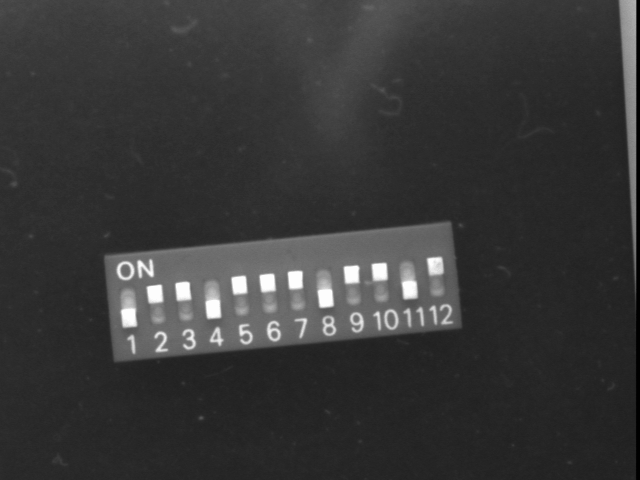
#> input picture OpenCV/img/dip_switch_02.bmp, 640 x 480 px
$ python demo5.py   (older library calls are emulated)
#> lines starting #> are read from the running program, lines starting #| are printed output that depends on the picture
import cv2
import numpy as np
from scipy import signal

#读取图片
src_s = cv2.imread('../img/dip_switch_02.bmp', 0)
#> src_s is the input picture: shape (480, 640); min 0, max 253, mean 55.8
#对图片进行反色
src = cv2.bitwise_not(src_s)
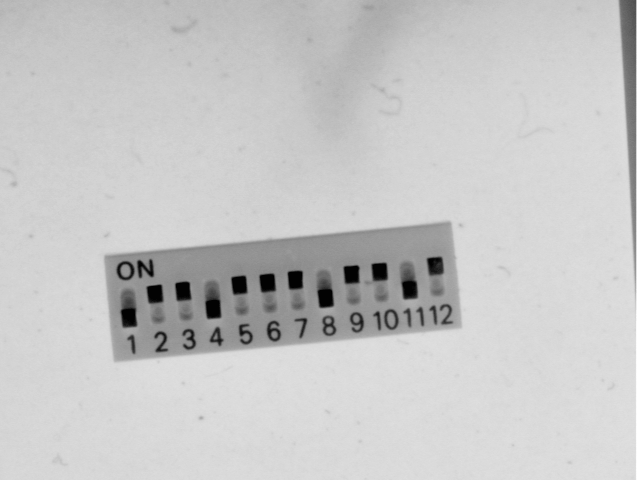
#> src: shape (480, 640); min 2, max 255, mean 199.2


# Sobel边缘检测算子
x = cv2.Sobel(src, cv2.CV_16S, 1, 0)
y = cv2.Sobel(src, cv2.CV_16S, 0, 1)
# cv2.convertScaleAbs(src[, dst[, alpha[, beta]]])
# 可选参数alpha是伸缩系数，beta是加到结果上的一个值，结果返回uint类型的图像
Scale_absX = cv2.convertScaleAbs(x)  # convert 转换  scale 缩放
Scale_absY = cv2.convertScaleAbs(y)
edgesobel = cv2.addWeighted(Scale_absX, 0.5, Scale_absY, 0.5, 0)
edgesobel2 = cv2.bitwise_not(edgesobel)
cv2.putText(edgesobel2,"Sobel",(50,50),cv2.FONT_HERSHEY_SIMPLEX,1.5,(0,0,255),4)
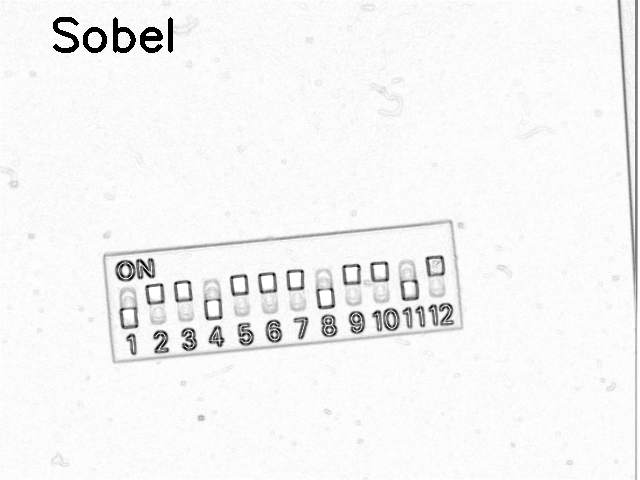
#> edgesobel2: shape (480, 640); min 0, max 255, mean 244.3


# Scharr算子
# x = cv2.Sobel(src, cv2.CV_16S, 1, 0, ksize=-1)
# y = cv2.Sobel(src, cv2.CV_16S, 0, 1, ksize=-1)
# # ksize=-1 Scharr算子
# # cv2.convertScaleAbs(src[, dst[, alpha[, beta]]])
# # 可选参数alpha是伸缩系数，beta是加到结果上的一个值，结果返回uint类型的图像
# Scharr_absX = cv2.convertScaleAbs(x)  # convert 转换  scale 缩放
# Scharr_absY = cv2.convertScaleAbs(y)
# edgerobert = cv2.addWeighted(Scharr_absX, 0.5, Scharr_absY, 0.5, 0)
# edgerobert2 = cv2.bitwise_not(edgerobert)
# cv2.putText(edgerobert2,"robert",(50,50),cv2.FONT_HERSHEY_SIMPLEX,1.5,(0,0,255),4)


#robert边缘检测算子
def roberts(I, _boundary='fill', _fillvalue=0):
    # 图像的高，宽
#> called with _boundary = 'symm', _fillvalue = 0
    H1, W1 = I.shape[0:2]
#> H1 = 480; W1 = 640
    # 卷积核的尺寸
    H2, W2 = 2, 2
    # 卷积核1 和 锚点的位置
    R1 = np.array([[1, 0], [0, -1]], np.float32)
    kr1, kc1 = 0, 0
    # 计算full卷积
    IconR1 = signal.convolve2d(I, R1, mode='full', boundary=_boundary, fillvalue=_fillvalue)
    IconR1 = IconR1[H2 - kr1 - 1:H1 + H2 - kr1 - 1, W2 - kc1 - 1:W1 + W2 - kc1 - 1]
#> IconR1: shape (480, 640) float32
    # 卷积核2 和 锚点的位置
    R2 = np.array([[0, 1], [-1, 0]], np.float32)
    kr2, kc2 = 0, 1
    # 再计算full卷积
    IconR2 = signal.convolve2d(I, R2, mode='full', boundary=_boundary, fillvalue=_fillvalue)
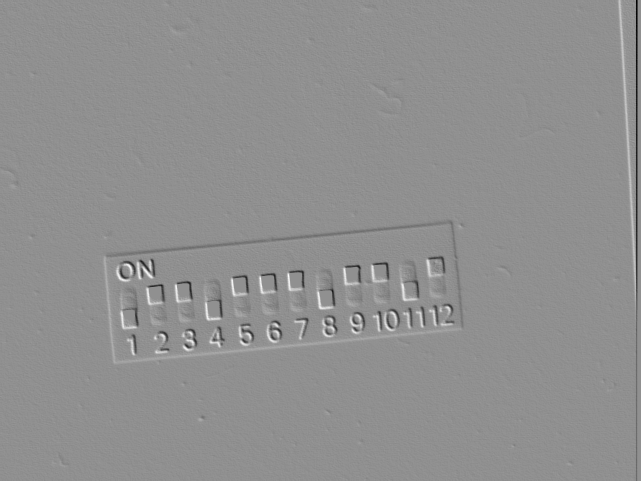
#> IconR2: shape (481, 641) float32; min -113, max 87, mean 0; drawn with min black and max white
    IconR2 = IconR2[H2 - kr2 - 1:H1 + H2 - kr2 - 1, W2 - kc2 - 1:W1 + W2 - kc2 - 1]
#> IconR2: shape (480, 640) float32
    return (IconR1, IconR2)
IconR1, IconR2 = roberts(src, 'symm')
# 45度方向上的边缘强度的灰度级显示
IconR1 = np.abs(IconR1)
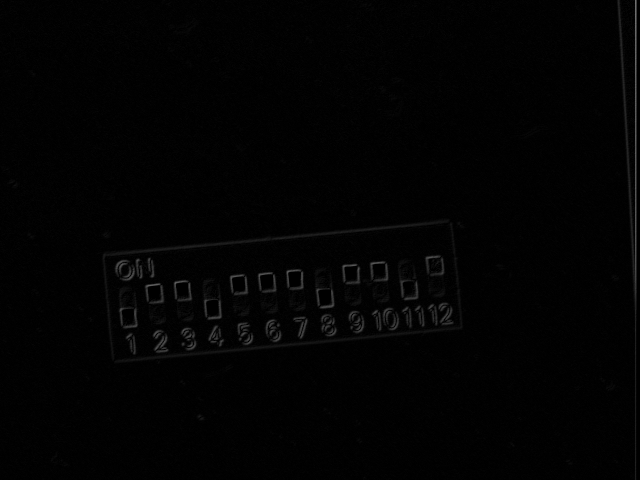
#> IconR1: shape (480, 640) float32; min 0, max 113, mean 2.4
edge45 = IconR1.astype(np.uint8)
# 135度方向上的边缘强度的灰度级显示
IconR2 = np.abs(IconR2)
edge135 = IconR2.astype(np.uint8)
# 用平方和的开方来衡量最后输出的边缘
edge = np.sqrt(np.power(IconR1, 2.0) + np.power(IconR2, 2.0))
edge = np.round(edge)
edge[edge > 255] = 255
edge = edge.astype(np.uint8)
edge2 = cv2.bitwise_not(edge)
cv2.putText(edge2,"robert",(50,50),cv2.FONT_HERSHEY_SIMPLEX,1.5,(0,0,255),4)
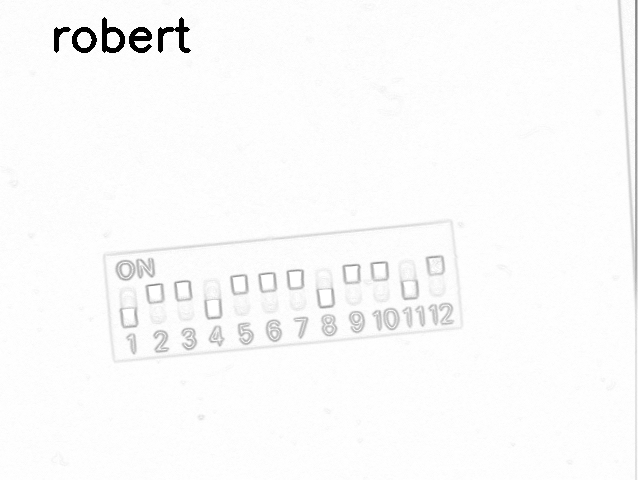
#> edge2: shape (480, 640); min 0, max 255, mean 249.8

#拉普拉斯算子（高斯）
laplacian = cv2.Laplacian(src, cv2.CV_16S, ksize=5)
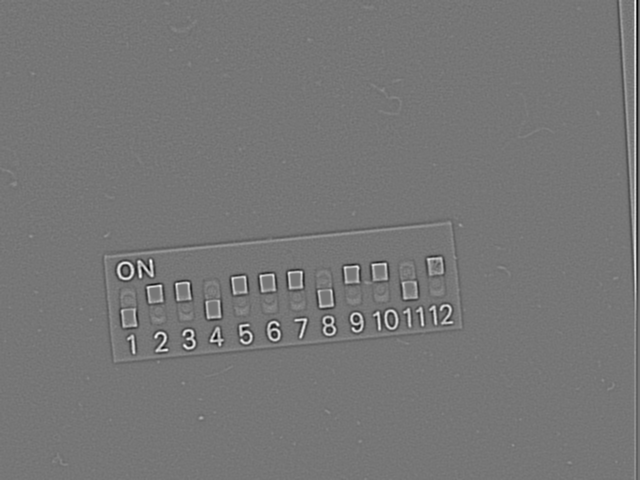
#> laplacian: shape (480, 640) int16; min -2824, max 3248, mean 0; drawn with min black and max white
dst = cv2.convertScaleAbs(laplacian)
lap = cv2.bitwise_not(dst)
cv2.putText(lap,"guass",(50,50),cv2.FONT_HERSHEY_SIMPLEX,1.5,(0,100,255),4)
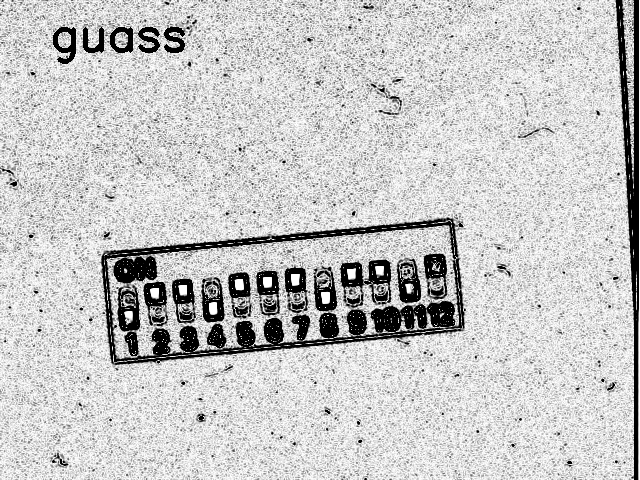
#> lap: shape (480, 640); min 0, max 255, mean 199.2


cv2.imshow("lap",lap)
cv2.imshow('robert', edge2)
cv2.imshow('src_s', src_s)
cv2.imshow('sobel', edgesobel2)
cv2.waitKey(0)
cv2.destroyAllWindows()

$ run again, with OpenCV/img/dip_switch_03.bmp copied over OpenCV/img/dip_switch_02.bmp
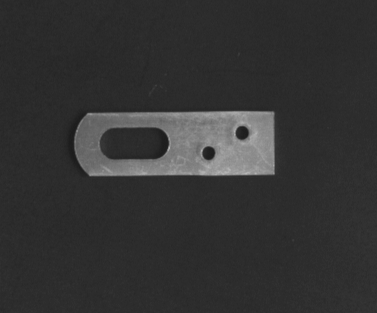
#> input picture OpenCV/img/dip_switch_03.bmp, 377 x 313 px
#> src_s is the input picture: shape (313, 377); min 27, max 185, mean 51.4
#> `cv2.putText(edge2,"robert",(50,50),cv2.FONT_HERSHEY_SIMPLEX,1.5,(0,0,2..`:
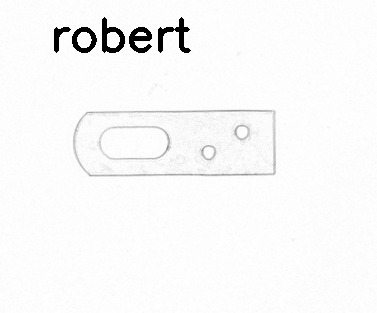
#> edge2: shape (313, 377); min 0, max 255, mean 248.2
#> `cv2.putText(lap,"guass",(50,50),cv2.FONT_HERSHEY_SIMPLEX,1.5,(0,100,25..`:
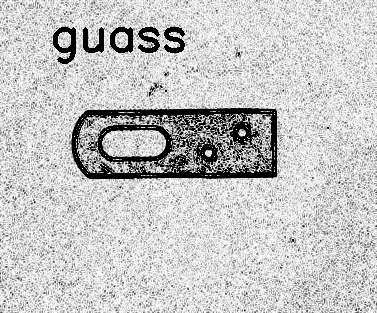
#> lap: shape (313, 377); min 0, max 255, mean 197.7
